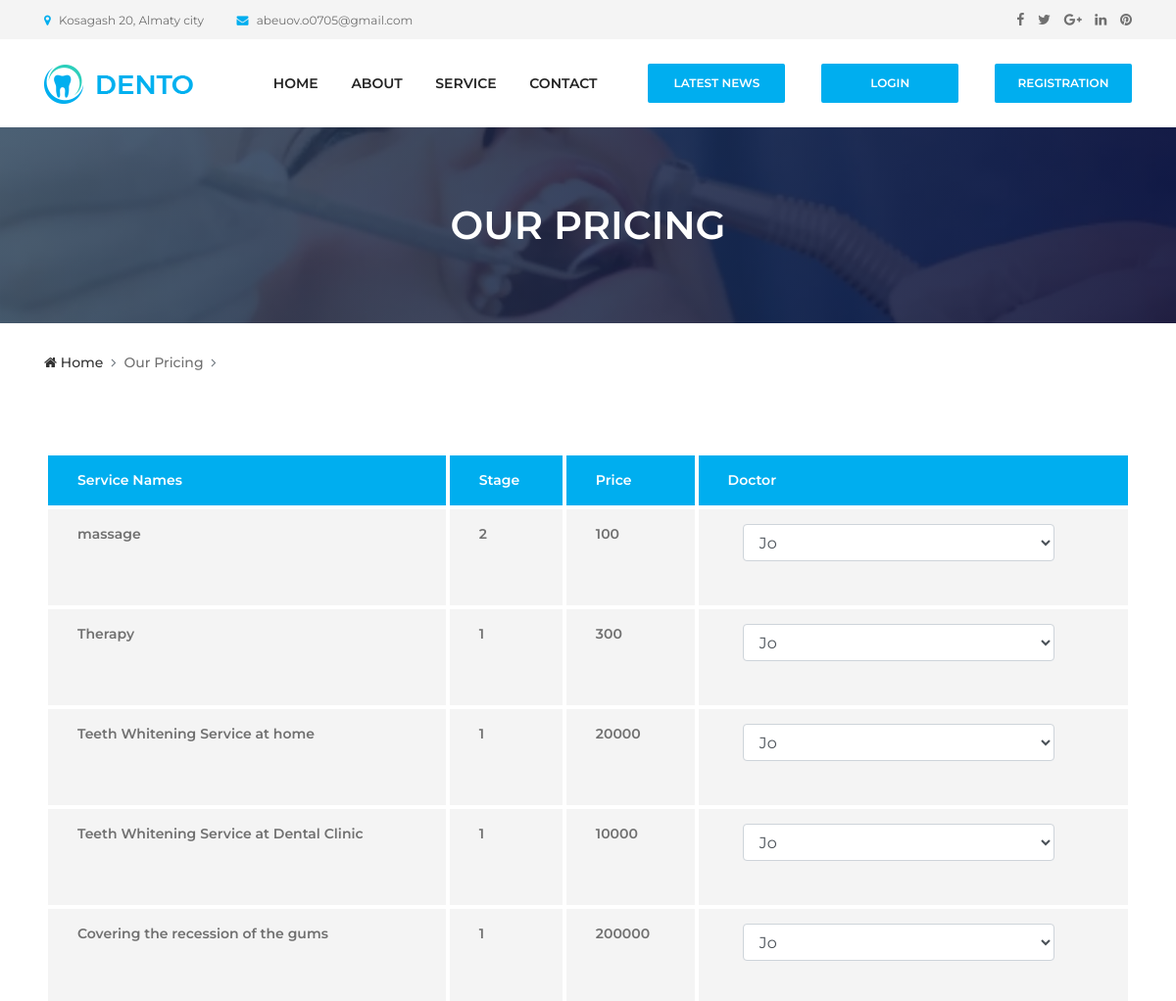
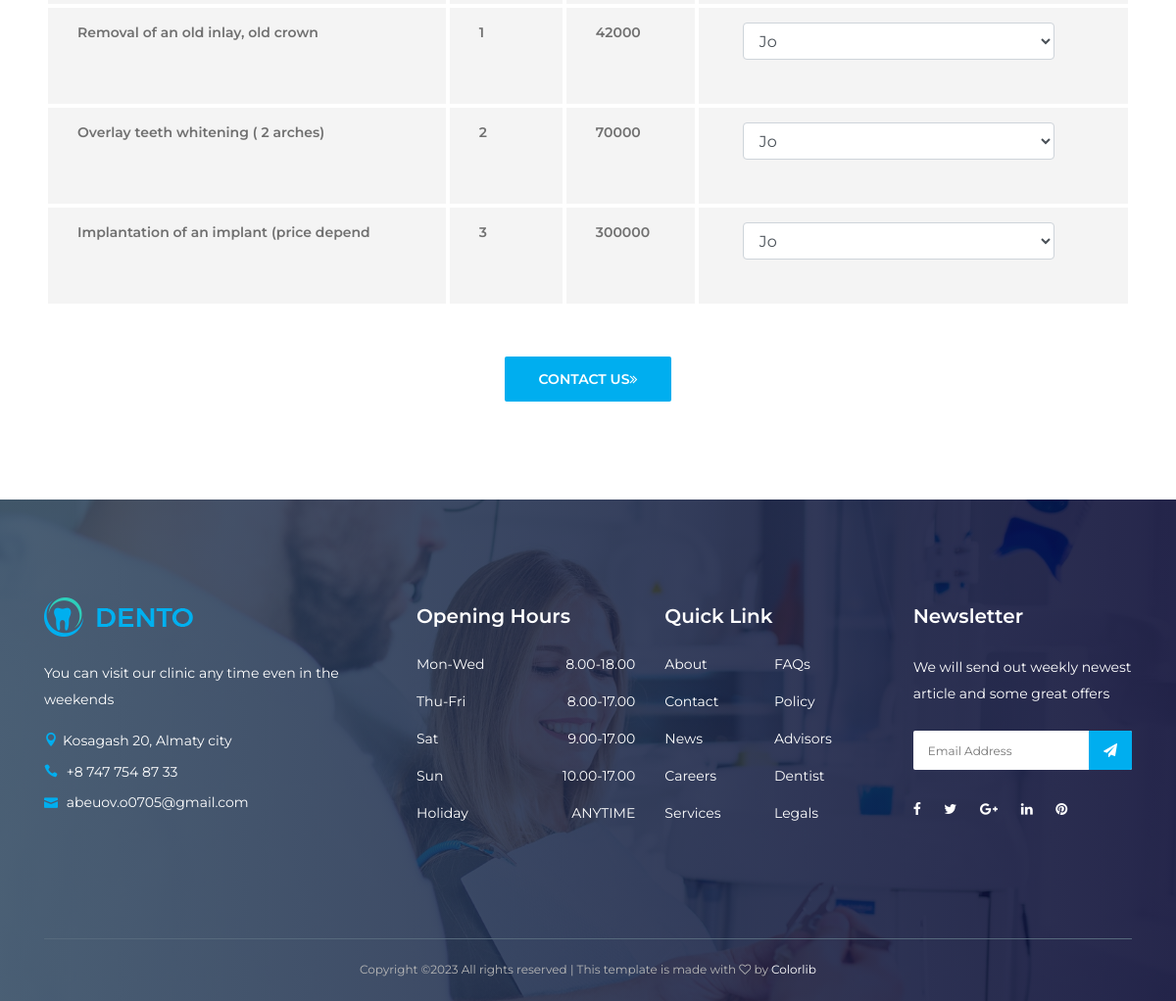
/pricing.html, run on the app's committed database (2 pictures, top to bottom).
### website/models.py (models this page shows, shortened)
class Servise(models.Model):
	name = models.CharField(max_length=40, default=None)
	quantity = models.IntegerField(default=1)
	price = models.IntegerField(default=10)

### website/views.py (the view)
# urls.py: path('pricing.html', views.pricing, name="pricing"),
def pricing(request):
    services= Servise.objects.all()
    servises = []
    for service in services:
        servises.append({"service": service})
    stuffs= Stuff.objects.all()
    doctors = []
    for stuff in stuffs:
        doctors.append({"stuff": stuff})
    return render(request, "pricing.html", {"servise_list": servises,"doctors": doctors })

### website/templates/pricing.html (shortened to what this page needs)
{% extends 'base.html' %}
{% load static %}
{% block content %}
  <div class="breadcumb-area bg-img bg-gradient-overlay" style="background-image: url({% static 'website/img/bg-img/12.jpg' %});">
    <div class="container h-100">
      <div class="row h-100 align-items-center">
        <div class="col-12">
          <h2 class="title">Our Pricing</h2>
        </div>
      </div>
    </div>
  </div>
  <div class="breadcumb--con">
    <div class="container">
      <div class="row">
        <div class="col-12">
          <nav aria-label="breadcrumb">
            <ol class="breadcrumb">
              <li class="breadcrumb-item"><a href="#"><i class="fa fa-home"></i> Home</a></li>
              <li class="breadcrumb-item active" aria-current="page">Our Pricing</li>
              <li class="breadcrumb-item active" aria-current="page">{{ms}}</li>
            </ol>
          </nav>
        </div>
      </div>
    </div>
  </div>
  <section class="dento-pricing-table-area mt-50 section-padding-0-100">
    <div class="container">
      <div class="row">
        <div class="col-12">
          <div class="dento-price-table table-responsive">
            <table class="table table-borderless mb-0">
              <thead>
                <tr>
                  <th scope="col">Service Names</th>
                  <th scope="col">Stage</th>
                  <th scope="col">Price</th>
                  <th scope="col">Doctor</th>
                </tr>
              </thead>
              <tbody>
                {% for item in servise_list %}
                <tr>
                  <th scope="row">{{ item.service.name }}</th>
                  <td>{{ item.service.quantity }}</td>
                  <td>{{ item.service.price }}</td>
                  <td style="width:40%">
                    <div class="col-md-6">
                      <div class="form-group mb-30" style="width:200%;height:70%" >
                        <select name="your-time" class="form-control">
                          {% for stuff in doctors %}
                            <option value="Choose Your Time">{{ stuff.stuff.name }}</option>
                          {% endfor %}
                        </select>
                      </div>
                    </div>
                  </td>
                </tr>
              </tbody>
              {% endfor %}
            </table>
          </div>
        </div>
        <div class="col-12">
          <div class="more-btn text-center mt-50">
            <a href="{% url 'contact' %}" class="btn dento-btn">Contact us<i class="fa fa-angle-double-right"></i></a>
          </div>
        </div>
      </div>
    </div>
  </section>
{% endblock %}

### website/templates/base.html (shortened to what this page needs)
{% load static %}
<!DOCTYPE html>
<html lang="en">
<head>
  <link rel="stylesheet" href="{% static 'website/css/style.css'%}">
</head>
<body>
  <header class="header-area">
    <div class="top-header-area">
      <div class="container h-100">
        <div class="row h-100 align-items-center">
          <div class="col-6 col-md-9 col-lg-8">
            <div class="top-header-content">
              <a href="#" data-toggle="tooltip" data-placement="bottom" title="28 Jackson Street, Chicago, 7788569 USA"><i class="fa fa-map-marker"></i> <span>Kosagash 20, Almaty city</span></a>
              <a href="#" data-toggle="tooltip" data-placement="bottom" title="abeuov.o0705@gmail.com"><i class="fa fa-envelope"></i> <span>abeuov.o0705@gmail.com</span></a>
            </div>
          </div>
          <div class="col-6 col-md-3 col-lg-4">
            <div class="top-header-social-info text-right">
              <a href="#" data-toggle="tooltip" data-placement="bottom" title="Facebook"><i class="fa fa-facebook"></i></a>
              <a href="#" data-toggle="tooltip" data-placement="bottom" title="Twitter"><i class="fa fa-twitter"></i></a>
              <a href="#" data-toggle="tooltip" data-placement="bottom" title="Gmail+"><i class="fa fa-google-plus"></i></a>
              <a href="#" data-toggle="tooltip" data-placement="bottom" title="Instagram"><i class="fa fa-linkedin"></i></a>
              <a href="#" data-toggle="tooltip" data-placement="bottom" title="Pinterest"><i class="fa fa-pinterest"></i></a>
            </div>
          </div>
        </div>
      </div>
    </div>
    <div class="main-header-area">
      <div class="classy-nav-container breakpoint-off">
        <div class="container">
          <nav class="classy-navbar justify-content-between" id="dentoNav">
            <a class="nav-brand" href="{% url 'home'%}"><img src="{% static 'website/img/core-img/logo.png' %}" alt=""></a>
            <div class="classy-menu">
              <div class="classynav">
                <ul id="nav">
                  <li><a href="{% url 'home' %}">Home</a></li>
                  <li><a href="{% url 'about' %}">About</a></li>
                  <li><a href="{% url 'service' %}">Service</a></li>
                  <li><a href="{% url 'contact' %}">Contact</a></li>
                </ul>
              </div>
            </div>
            <a href="{% url 'news'%}" class="btn dento-btn booking-btn">Latest News</a>
            {% if user.is_authenticated %}
                <span ><a href="{% url 'userPage' %}">Hello, {{request.user}}</a></span>
                <span><a href="{% url 'logout' %}" class="btn dento-btn booking-btn">Logout</a></span>
              {% else %}
                <span><a href="{% url 'login' %}" class="btn dento-btn booking-btn">Login</a></span>
                <span><a href="{% url 'regis' %}" class="btn dento-btn booking-btn">Registration</a></span>
              {% endif %}
          </nav>
        </div>
      </div>
    </div>
  </header>
{% block content %}
{% endblock %}
  <footer class="footer-area bg-img bg-gradient-overlay" style="background-image: url({% static 'website/img/bg-img/3.jpg' %});">
    <div class="container">
      <div class="row">
        <div class="col-12 col-sm-6 col-lg-4">
          <div class="single-footer-widget">
            <a href="./index.html" class="d-block mb-4"><img src="{% static 'website/img/core-img/logo.png' %}" alt=""></a>
            <p>You can visit our clinic any time even in the weekends</p>
            <div class="footer-contact">
              <p><i class="icon_pin"></i>Kosagash 20, Almaty city</p>
              <p><i class="icon_phone"></i> +8 747 754 87 33</p>
              <p><i class="icon_mail"></i> abeuov.o0705@gmail.com</p>
            </div>
          </div>
        </div>
        <div class="col-12 col-sm-6 col-lg">
          <div class="single-footer-widget">
            <h5 class="widget-title">Opening Hours</h5>
            <ul class="opening-hours">
              <li><span>Mon-Wed</span> <span>8.00-18.00</span></li>
              <li><span>Thu-Fri</span> <span>8.00-17.00</span></li>
              <li><span>Sat</span> <span>9.00-17.00</span></li>
              <li><span>Sun</span> <span>10.00-17.00</span></li>
              <li><span>Holiday</span> <span>ANYTIME</span></li>
            </ul>
          </div>
        </div>
        <div class="col-12 col-sm-6 col-lg">
          <div class="single-footer-widget">
            <h5 class="widget-title">Quick Link</h5>
            <nav>
              <ul class="quick-links">
                <li><a href="#">About</a></li>
                <li><a href="#">FAQs</a></li>
                <li><a href="#">Contact</a></li>
                <li><a href="#">Policy</a></li>
                <li><a href="#">News</a></li>
                <li><a href="#">Advisors</a></li>
                <li><a href="#">Careers</a></li>
                <li><a href="#">Dentist</a></li>
                <li><a href="#">Services</a></li>
                <li><a href="#">Legals</a></li>
              </ul>
            </nav>
          </div>
        </div>
        <div class="col-12 col-sm-6 col-lg">
          <div class="single-footer-widget">
            <h5 class="widget-title">Newsletter</h5>
            <p>We will send out weekly newest article and some great offers</p>
            <div class="footer-newsletter-form">
              <form action="#" method="post">
                <input type="email" name="nl-email" value="" placeholder="Email Address">
                <button type="submit"><i class="fa fa-paper-plane" aria-hidden="true"></i></button>
              </form>
            </div>
            <div class="footer-social-info">
              <a href="#" data-toggle="tooltip" data-placement="top" title="Facebook"><i class="fa fa-facebook"></i></a>
              <a href="#" data-toggle="tooltip" data-placement="top" title="Twitter"><i class="fa fa-twitter"></i></a>
              <a href="#" data-toggle="tooltip" data-placement="top" title="Google Plus"><i class="fa fa-google-plus"></i></a>
              <a href="#" data-toggle="tooltip" data-placement="top" title="Linkedin"><i class="fa fa-linkedin"></i></a>
              <a href="#" data-toggle="tooltip" data-placement="top" title="Pinterest"><i class="fa fa-pinterest"></i></a>
            </div>
          </div>
        </div>
      </div>
    </div>
    <div class="container">
      <div class="row">
        <div class="col-12">
          <div class="copywrite-content">
            <p>
Copyright &copy;<script>document.write(new Date().getFullYear());</script> All rights reserved | This template is made with <i class="fa fa-heart-o" aria-hidden="true"></i> by <a href="https://colorlib.com" target="_blank">Colorlib</a>
</p>
          </div>
        </div>
      </div>
    </div>
  </footer>
</body>
</html>

### static/website/css/default-assets/classy-nav.css (style rules this page uses)
body { font-family: "Roboto", sans-serif; }
ul { margin: 0; }
ul li { list-style: none; }
img { height: auto; max-width: 100%; }
.bg-img { background-position: center center; background-size: cover; background-repeat: no-repeat; }
.classy-nav-container { position: relative; z-index: 100; background-color: #ffffff; }
.classy-nav-container * { box-sizing: border-box; }
.classy-nav-container a { -webkit-transition-duration: 500ms; transition-duration: 500ms; text-decoration: none; outline: none; font-size: 14px; font-weight: 400; color: #232323; display: inline-block; }
.justify-content-between { -webkit-box-pack: justify; -ms-flex-pack: justify; justify-content: space-between; }
.classy-navbar { width: 100%; height: 70px; padding: 0.5em 2em; display: -webkit-box; display: -ms-flexbox; display: flex; -webkit-box-align: center; -ms-flex-align: center; -ms-grid-row-align: center; align-items: center; }
.classy-navbar .nav-brand { font-size: 26px; font-weight: 500; color: #565656; display: inline-block; margin-right: 30px; }
.classynav ul li { display: inline-block; clear: both; position: inherit; z-index: 10; }
.classynav ul li a { padding: 0 12px; display: block; height: 35px; font-size: 14px; line-height: 34px; }
.breakpoint-off .classynav { display: -webkit-box; display: -ms-flexbox; display: flex; -webkit-box-align: center; -ms-flex-align: center; -ms-grid-row-align: center; align-items: center; }

### data on the page
Servise: service.name "massage", service.quantity "2", service.price "100"
Servise: service.name "Therapy", service.quantity "1", service.price "300"
Servise: service.name "Teeth Whitening Service at home", service.quantity "1", service.price "20000"
Servise: service.name "Teeth Whitening Service at Dental Clinic", service.quantity "1", service.price "10000"
Servise: service.name "Covering the recession of the gums", service.quantity "1", service.price "200000"
Servise: service.name "Removal of an old inlay, old crown", service.quantity "1", service.price "42000"
Servise: service.name "Overlay teeth whitening ( 2 arches)", service.quantity "2", service.price "70000"
Servise: service.name "Implantation of an implant (price depend", service.quantity "3", service.price "300000"

### other printed values
form field your-time "Jo"
